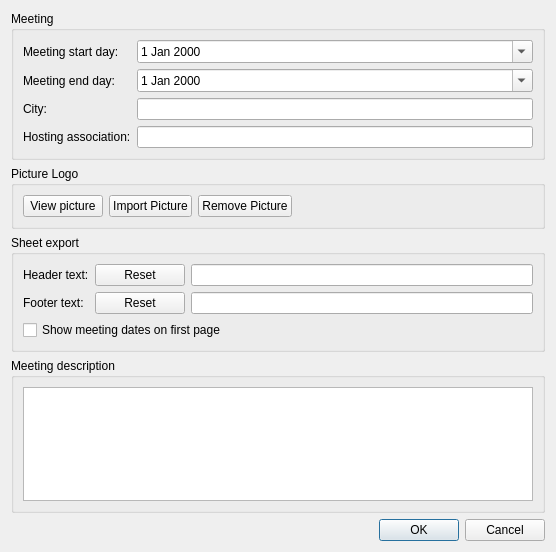
<?xml version="1.0" encoding="UTF-8"?>
<ui version="4.0">
 <class>MeetingInformationDialog</class>
 <widget class="QDialog" name="MeetingInformationDialog">
  <property name="geometry">
   <rect>
    <x>0</x>
    <y>0</y>
    <width>556</width>
    <height>552</height>
   </rect>
  </property>
  <property name="windowTitle">
   <string>Meeting Information</string>
  </property>
  <layout class="QVBoxLayout" name="verticalLayout_2">
   <item>
    <widget class="QGroupBox" name="meetingBox">
     <property name="title">
      <string>Meeting</string>
     </property>
     <layout class="QFormLayout" name="formLayout">
      <item row="1" column="0">
       <widget class="QLabel" name="label_2">
        <property name="text">
         <string>Meeting end day:</string>
        </property>
       </widget>
      </item>
      <item row="2" column="0">
       <widget class="QLabel" name="label_3">
        <property name="text">
         <string>City:</string>
        </property>
       </widget>
      </item>
      <item row="2" column="1">
       <widget class="QLineEdit" name="locationEdit"/>
      </item>
      <item row="3" column="0">
       <widget class="QLabel" name="label_5">
        <property name="text">
         <string>Hosting association:</string>
        </property>
       </widget>
      </item>
      <item row="3" column="1">
       <widget class="QLineEdit" name="associationEdit"/>
      </item>
      <item row="0" column="0">
       <widget class="QLabel" name="label">
        <property name="text">
         <string>Meeting start day:</string>
        </property>
       </widget>
      </item>
      <item row="0" column="1">
       <widget class="QDateEdit" name="startDate">
        <property name="calendarPopup">
         <bool>true</bool>
        </property>
       </widget>
      </item>
      <item row="1" column="1">
       <widget class="QDateEdit" name="endDate">
        <property name="calendarPopup">
         <bool>true</bool>
        </property>
       </widget>
      </item>
     </layout>
    </widget>
   </item>
   <item>
    <widget class="QGroupBox" name="pictureBox">
     <property name="title">
      <string>Picture Logo</string>
     </property>
     <layout class="QHBoxLayout" name="horizontalLayout">
      <item>
       <widget class="QPushButton" name="viewPictureBut">
        <property name="text">
         <string>View picture</string>
        </property>
       </widget>
      </item>
      <item>
       <widget class="QPushButton" name="importPictureBut">
        <property name="text">
         <string>Import Picture</string>
        </property>
       </widget>
      </item>
      <item>
       <widget class="QPushButton" name="removePictureBut">
        <property name="text">
         <string>Remove Picture</string>
        </property>
       </widget>
      </item>
      <item>
       <spacer name="horizontalSpacer">
        <property name="orientation">
         <enum>Qt::Horizontal</enum>
        </property>
        <property name="sizeHint" stdset="0">
         <size>
          <width>40</width>
          <height>20</height>
         </size>
        </property>
       </spacer>
      </item>
     </layout>
    </widget>
   </item>
   <item>
    <widget class="QGroupBox" name="sheetBox">
     <property name="title">
      <string>Sheet export</string>
     </property>
     <layout class="QGridLayout" name="gridLayout">
      <item row="0" column="1">
       <widget class="QPushButton" name="resetHeaderBut">
        <property name="sizePolicy">
         <sizepolicy hsizetype="Fixed" vsizetype="Fixed">
          <horstretch>0</horstretch>
          <verstretch>0</verstretch>
         </sizepolicy>
        </property>
        <property name="minimumSize">
         <size>
          <width>90</width>
          <height>0</height>
         </size>
        </property>
        <property name="text">
         <string>Reset</string>
        </property>
       </widget>
      </item>
      <item row="1" column="0">
       <widget class="QLabel" name="label_6">
        <property name="text">
         <string>Footer text:</string>
        </property>
       </widget>
      </item>
      <item row="1" column="2">
       <widget class="QLineEdit" name="footerEdit"/>
      </item>
      <item row="0" column="0">
       <widget class="QLabel" name="label_4">
        <property name="text">
         <string>Header text:</string>
        </property>
       </widget>
      </item>
      <item row="0" column="2">
       <widget class="QLineEdit" name="headerEdit"/>
      </item>
      <item row="1" column="1">
       <widget class="QPushButton" name="resetFooterBut">
        <property name="sizePolicy">
         <sizepolicy hsizetype="Fixed" vsizetype="Fixed">
          <horstretch>0</horstretch>
          <verstretch>0</verstretch>
         </sizepolicy>
        </property>
        <property name="minimumSize">
         <size>
          <width>90</width>
          <height>0</height>
         </size>
        </property>
        <property name="text">
         <string>Reset</string>
        </property>
       </widget>
      </item>
      <item row="2" column="0" colspan="3">
       <widget class="QCheckBox" name="showDatesBox">
        <property name="text">
         <string>Show meeting dates on first page</string>
        </property>
       </widget>
      </item>
     </layout>
    </widget>
   </item>
   <item>
    <widget class="QGroupBox" name="descrBox">
     <property name="title">
      <string>Meeting description</string>
     </property>
     <layout class="QVBoxLayout" name="verticalLayout">
      <item>
       <widget class="QTextEdit" name="descrEdit"/>
      </item>
     </layout>
    </widget>
   </item>
   <item>
    <widget class="QDialogButtonBox" name="buttonBox">
     <property name="orientation">
      <enum>Qt::Horizontal</enum>
     </property>
     <property name="standardButtons">
      <set>QDialogButtonBox::Cancel|QDialogButtonBox::Ok</set>
     </property>
    </widget>
   </item>
  </layout>
 </widget>
 <resources/>
 <connections>
  <connection>
   <sender>buttonBox</sender>
   <signal>accepted()</signal>
   <receiver>MeetingInformationDialog</receiver>
   <slot>accept()</slot>
   <hints>
    <hint type="sourcelabel">
     <x>248</x>
     <y>254</y>
    </hint>
    <hint type="destinationlabel">
     <x>157</x>
     <y>274</y>
    </hint>
   </hints>
  </connection>
  <connection>
   <sender>buttonBox</sender>
   <signal>rejected()</signal>
   <receiver>MeetingInformationDialog</receiver>
   <slot>reject()</slot>
   <hints>
    <hint type="sourcelabel">
     <x>316</x>
     <y>260</y>
    </hint>
    <hint type="destinationlabel">
     <x>286</x>
     <y>274</y>
    </hint>
   </hints>
  </connection>
 </connections>
</ui>
